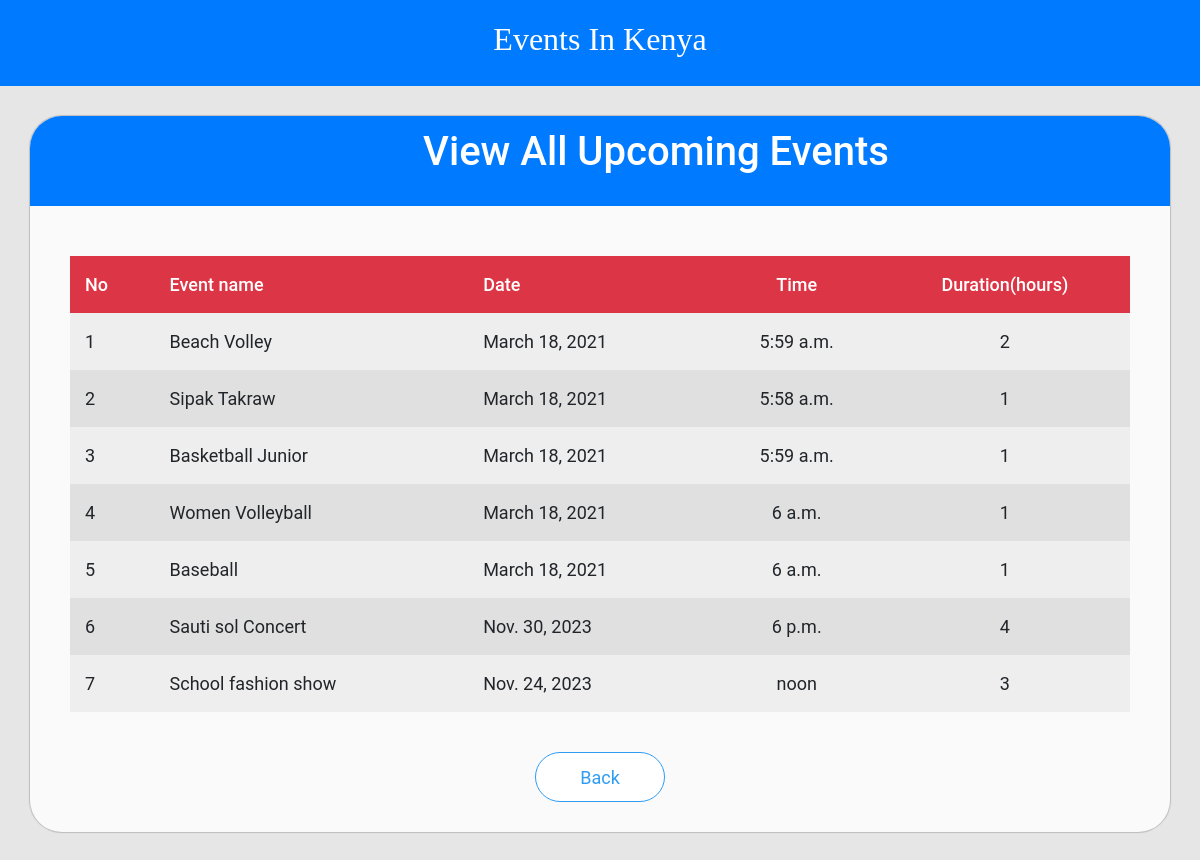
The page /scm/user_event/ on the database its author committed.
### scmapp/models.py (models this page shows)
class Event(models.Model):
    eid = models.AutoField(primary_key=True)
    name = models.CharField(max_length=20)
    date = models.DateField()
    time = models.TimeField()
    duration = models.IntegerField()

### scmapp/views.py (the view)
# urls.py: path('user_event/', views.user_event, name='user_event'),
def user_event(request):
    events = Event.objects.all()
    return render(request, 'user_event.html', {'event': events})

### templates/user_event.html (shortened to what this page needs)
<!DOCTYPE html>
{% load static %}
<html>
  <head>
    <link
      rel="stylesheet"
      href="https://stackpath.bootstrapcdn.com/bootstrap/4.4.1/css/bootstrap.min.css"
    />
    <link rel="stylesheet" href="{% static 'css/admin_event.css' %}" />
  </head>
  <body style="font-family: serif">
    <div
      class="container-fluid header text-center bg-primary"
      style="padding: 20px"
    >
      <h2 style="color: white">Events In Kenya</h2>
    </div>
    <div class="container box" style="overflow-x: hidden">
      <div
        class="bg-primary"
        style="
          margin-left: -50px;
          padding: 22px;
          margin-top: -40px;
          width: 120%;
        "
      >
        <h1 style="color: white; text-align: center">
          View All Upcoming Events
        </h1>
      </div>
      <table>
        <tr class="bg-danger" style="color: white">
          <td>No</td>
          <td>Event name</td>
          <td>Date</td>
          <td>Time</td>
          <td>Duration(hours)</td>
        </tr>
        {% for e in event %}
        <tr>
          <td>{{ forloop.counter }}</td>
          <td>{{ e.name}}</td>
          <td>{{ e.date }}</td>
          <td>{{ e.time }}</td>
          <td>{{ e.duration }}</td>
        </tr>
        {% empty %}
        <tr>
          <td colspan="5" align="center">No events</td>
        </tr>
        {% endfor %}
      </table>
      <div class="footer">
        <a href="{% url 'scmapp:user_home' %}"><button>Back</button></a>
      </div>
    </div>
  </body>
</html>

### static/css/admin_event.css (style rules this page uses)
body { background-color: #e6e6e6; }
.header { margin: 30 0px 0px 0px; font-size: 28px; }
.container { width: 100%; }
.box { margin-top: 30px; margin-bottom: 50px; background-color: #fafafa; font-family: 'Roboto'; font-size: 20px; padding: 30px 40px 30px 40px; border-radius: 32px; -webkit-box-shadow:0px 0px 1px 1px #bdbdbd; }
.box button { width: 130px; height: 50px; margin: 0px; background-color: #fff; outline: none; border:1.5px solid #2f9cf1; border-radius: 64px; font-size: 18px; color:#2f9cf1; }
.box table { margin:50px 0px 0px 0px; width:100%; }
.box td { padding:15px; }
.box tr { font-size: 18px; }
.box tr:nth-child(1) { font-size: 18px; font-weight: 500; background-color: #a9a9a9; }
.box tr:nth-child(even) { background-color: #eeeeee; }
.box tr:nth-child(odd) { background-color: #e0e0e0; }
.box td:nth-child(4) { text-align: center; }
.box td:nth-child(5) { text-align: center; }
.footer { margin:40px 0px 0px 0px; height: 50px; text-align: center; }

### rows shown on the page
Event: name "Beach Volley", date "March 18, 2021", time "5:59 a.m.", duration "2"
Event: name "Sipak Takraw", date "March 18, 2021", time "5:58 a.m.", duration "1"
Event: name "Basketball Junior", date "March 18, 2021", time "5:59 a.m.", duration "1"
Event: name "Women Volleyball", date "March 18, 2021", time "6 a.m.", duration "1"
Event: name "Baseball", date "March 18, 2021", time "6 a.m.", duration "1"
Event: name "Sauti sol Concert", date "Nov. 30, 2023", time "6 p.m.", duration "4"
Event: name "School fashion show", date "Nov. 24, 2023", time "noon", duration "3"
